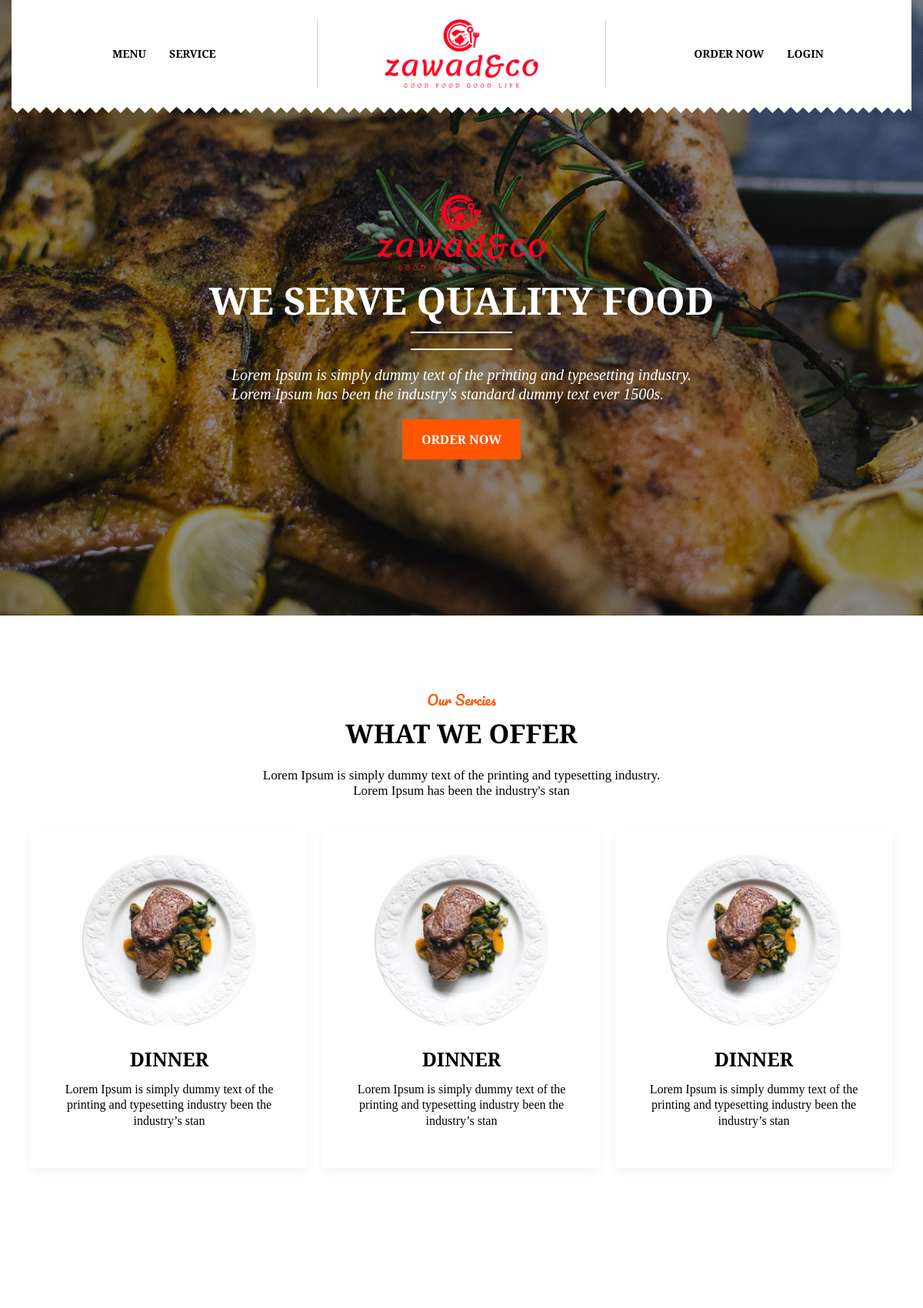
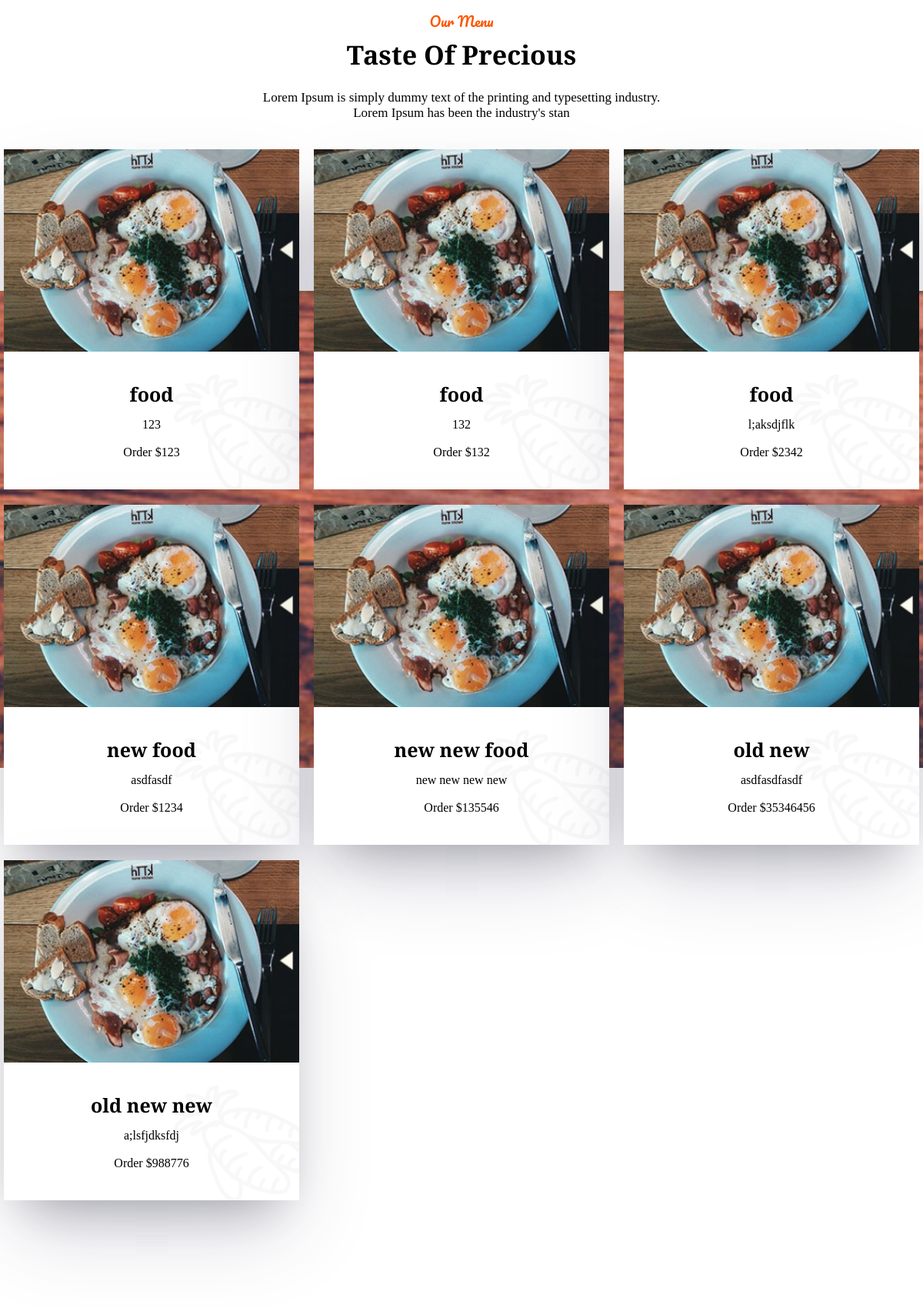
The page / (upper part) on the database its author committed (2 pictures, top to bottom).
### tables this page shows
CREATE TABLE `menu` (
  `menu_id` int(11) NOT NULL,
  `menu_name` varchar(255) NOT NULL,
  `menu_price` int(10) NOT NULL,
  `menu_disc` varchar(255) NOT NULL
);

### index.php (the view)
<?php
    include('./assets/sections/header.php');
    include('./connect.php');
    $query = "SELECT * FROM menu";
    $result = mysqli_query($conn, $query);
?>
<section id="banner" class="wrapper">
    <div class="container">
        <img src="./assets/images/logo.png" alt="">
        <h1>WE SERVE QUALITY FOOD</h1>
        <div class="divider"></div>
        <p class="banner-text">Lorem Ipsum is simply dummy text of the printing and typesetting industry.<br>Lorem Ipsum has been the industry's standard dummy text ever 1500s.
        </p>
        <button class="btn">ORDER NOW</button>
    </div>
</section>
<section id="services" class="wrapper">
    <div class="container">
        <h4>Our Sercies</h4>
        <h2>WHAT WE OFFER</h2>
        <p class="sub-header">Lorem Ipsum is simply dummy text of the printing and typesetting industry.<br>
            Lorem Ipsum has been the industry's stan</p>
        <div class="cardgroup">
            <div class="card">
                <img src="./assets/images/image-11.jpg" alt="" class="card-img">
                <div class="card-content">
                    <h3 class="card-header">DINNER</h3>
                    <p class="card-text">Lorem Ipsum is simply dummy text of the printing and typesetting industry been the industry’s stan</p>
                </div>
            </div>
            <div class="card">
                <img src="./assets/images/image-11.jpg" alt="" class="card-img">
                <div class="card-content">
                    <h3 class="card-header">DINNER</h3>
                    <p class="card-text">Lorem Ipsum is simply dummy text of the printing and typesetting industry been the industry’s stan</p>
                </div>
            </div>
            <div class="card">
                <img src="./assets/images/image-11.jpg" alt="" class="card-img">
                <div class="card-content">
                    <h3 class="card-header">DINNER</h3>
                    <p class="card-text">Lorem Ipsum is simply dummy text of the printing and typesetting industry been the industry’s stan</p>
                </div>
            </div>
        </div>
    </div>
</section>
<section id="menu" class="wrapper">
    <div class="container">
        <h4>Our Menu</h4>
        <h2>taste of precious</h2>
        <p class="sub-header">
            Lorem Ipsum is simply dummy text of the printing and typesetting industry.<br>
            Lorem Ipsum has been the industry's stan
        </p>
        <div class="menu-group">
            <?php
            if($result){
                while($row = mysqli_fetch_assoc($result)){
            ?>
                   <div class="menu-card">
                       <img src="./assets/images/image-7-364x250.jpg" alt="" class="menu-img">
                       <div class="menu-content">
                           <h3><?=$row['menu_name']?></h3>
                           <p><?=$row['menu_disc']?></p>
                           <p class="pricing">Order $<?=$row['menu_price']?></p>
                       </div>
                       <a class="menu-link" href="./assets/forms/new-order.php?menu_id=<?=$row['menu_id']?>"></a>
                   </div>
            <?php
                }
            }
            ?>
        </div>
    </div>
</section>
<?php include('./assets/sections/footer.php'); ?>

### assets/css/styles.css (style rules this page uses)
:root { --primary-font: "Bitter", serif; --accent-font: "Pacifico", cursive; --red: #ff0022; --orange: #ff5500; --text: #27272a; --heading: #1d1d1f; }
body { margin: 0 auto; position: relative; }
h1 { font-family: var(--primary-font); font-size: 49px; font-weight: 700; line-height: 49.5px; letter-spacing: normal; margin: 0; }
h2 { font-family: var(--primary-font); font-size: 34px; font-weight: 700; line-height: 36.4px; margin: 0 0 10px; text-transform: capitalize; }
h4 { font-family: var(--accent-font); font-size: 18px; font-weight: 500; line-height: 20px; margin-bottom: 15px; margin: 0 0 15px; color: var(--orange); }
h3 { font-family: var(--primary-font); font-size: 25px; font-weight: 700; line-height: 26.5px; margin: 0 0 10px; }
p { font-family: var(--primary-font); font-size: 16px; line-height: 20.4px; font-weight: 400; }
a { font: inherit; text-decoration: none; color: inherit; }
.btn { font-family: var(--primary-font); font-weight: 600; font-size: 16px; padding: 15px 25px; background-color: #ff5500; outline: none; border: 0; color: white; }
#banner { width: 100%; height: 100vh; background: url(../../assets/images/image-1.jpg) center repeat-x; background-size: cover; color: white; position: relative; }
#banner::before { content: ""; position: absolute; top: 0; left: 0; background-color: rgba(0, 0, 0, 0.45); width: 100%; height: 100%; z-index: 0; }
.wrapper { display: flex; justify-content: center; align-items: center; }
.container { max-width: 1200px; position: relative; display: flex; justify-content: center; align-items: center; flex-direction: column; height: 100%; z-index: 2; padding: 100px 0 50px; }
.container .sub-header { text-align: center; font-family: var(--primary-font); font-size: 17px; font-weight: 400; line-height: 20px; }
#banner .container h1 { margin: 15px 0; }
#banner .container .divider { border-top: 2px solid white; border-bottom: 2px solid white; height: 20px; background-color: transparent; width: 20%; }
.banner-text { font-size: 20px; font-style: italic; font-family: var(--primary-font); font-weight: 500; line-height: 25px; }
.cardgroup { padding: 0px 30px; display: flex; justify-content: space-between; align-items: center; margin-top: 20px; }
.cardgroup .card { padding: 35px 0px; width: 32%; display: flex; flex-direction: column; justify-content: center; align-items: center; gap: 30px; margin: 0 10px; box-shadow: rgba(0, 0, 0, 0.05) 0px 5px 15px 0px; }
.cardgroup .card img { max-width: 100%; width: 226px; height: 223px; }
.cardgroup .card .card-content { padding: 0px 30px; text-align: center; }
.menu-group { margin-top: 20px; display: flex; justify-content: space-between; align-items: center; flex-wrap: wrap; row-gap: 20px; }
.menu-card { width: 32%; margin: 0 5px; background-color: white; position: relative; box-shadow: rgba(255, 255, 255, 0.1) 0px 1px 1px 0px inset, rgba(50, 50, 93, 0.25) 0px 50px 100px -20px, rgba(0, 0, 0, 0.3) 0px 30px 60px -30px; }
.menu-card .menu-img { width: 100%; height: auto; }
.menu-card .menu-content { padding: 38px 30px 21px; text-align: center; background-color: white; background-position: 110% 110%; background-repeat: no-repeat; background-image: url(../../assets/images/transparent-image-1.png); }
#menu { position: relative; background-color: white; padding: 50px 0px 100px; }
#menu::before { height: 620px; top: 510px; background-image: url(../../assets/images/image-3.jpg); content: ""; position: absolute; left: 0; width: 100%; background-attachment: fixed; background-position: center; background-repeat: no-repeat; background-size: cover; }
.menu-card .menu-link { display: block; width: 100%; height: 100%; position: absolute; top: 0; }

### rows shown on the page
menu: menu_name "food", menu_disc "123", menu_price "123"
menu: menu_name "food", menu_disc "132", menu_price "132"
menu: menu_name "food", menu_disc "l;aksdjflk", menu_price "2342"
menu: menu_name "new food", menu_disc "asdfasdf", menu_price "1234"
menu: menu_name "new new food", menu_disc "new new new new", menu_price "135546"
menu: menu_name "old new", menu_disc "asdfasdfasdf", menu_price "35346456"
menu: menu_name "old new new", menu_disc "a;lsfjdksfdj", menu_price "988776"
